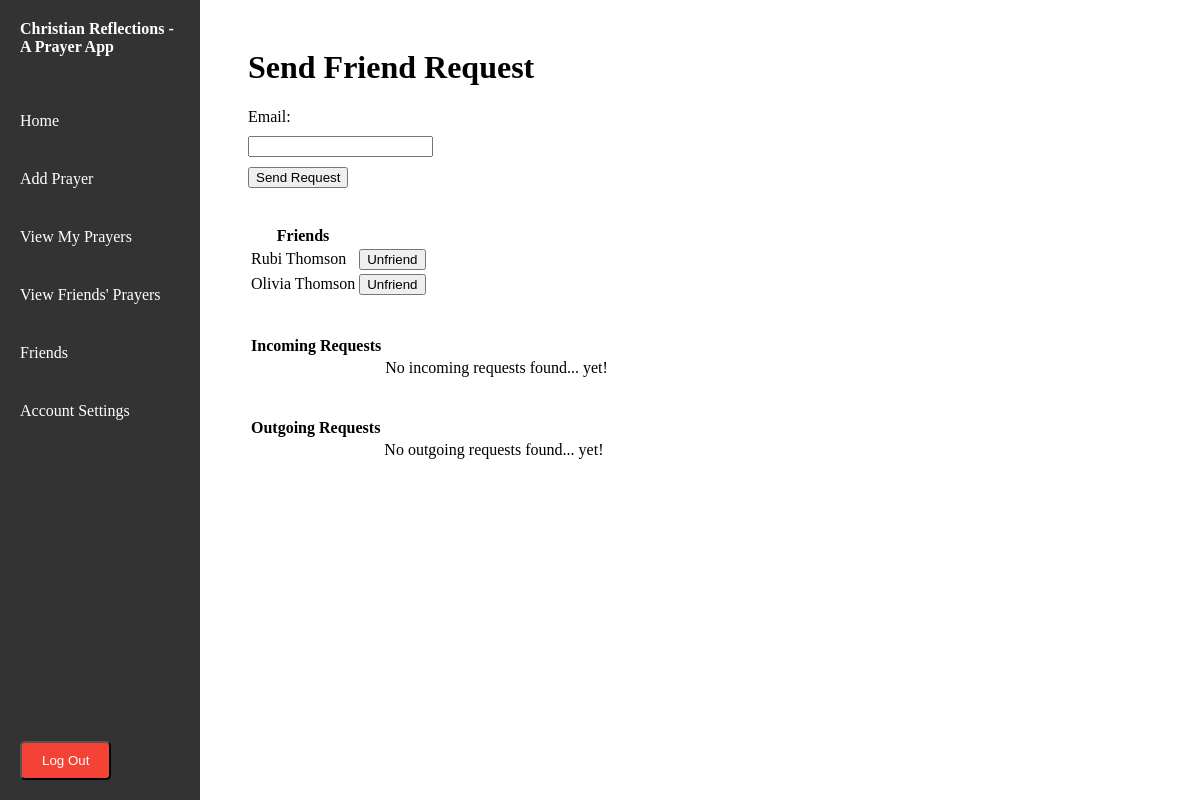
The page /friends (signed in) on the database its author committed.
### app.py (models this page shows, shortened)
class FriendRequest(db.Model):
    id = db.Column(db.Integer, primary_key=True)
    sender_id = db.Column(db.Integer, db.ForeignKey('user.id'), nullable=False)
    receiver_id = db.Column(db.Integer, db.ForeignKey('user.id'), nullable=False)
    status = db.Column(db.Enum('Pending', 'Accepted', 'Declined'), default='Pending', nullable=False)
    sent_at = db.Column(db.DateTime, default=current_utc_time)
    updated_at = db.Column(db.DateTime, onupdate=current_utc_time)
    sender = db.relationship('User', foreign_keys=[sender_id], backref='sent_friend_requests')
    receiver = db.relationship('User', foreign_keys=[receiver_id], backref='received_friend_requests')

class User(db.Model):
    id = db.Column(db.Integer, primary_key=True)
    firstname = db.Column(db.String(100), nullable=False)
    lastname = db.Column(db.String(100), nullable=False)
    email = db.Column(db.String(100), unique = True, nullable=False)
    password = db.Column(db.LargeBinary, nullable=False)
    timezone = db.Column(db.String(64), nullable=False, default='America/Chicago')
    thankfulness_length = db.Column(db.Integer, nullable=False,default=7)
    history = db.relationship('PrayerHistory', back_populates='user')

### app.py (the view, shortened to what this page needs)
@app.route('/friends', methods=['POST','GET'])
@login_required
def friends():
    friend_list = FriendRequest.query.filter_by(sender_id=current_user.id, status='Accepted').all()
    request_in_list = FriendRequest.query.filter_by(receiver_id=current_user.id, status='Pending').all()
    request_out_list = FriendRequest.query.filter_by(sender_id=current_user.id, status='Pending').all()
    tables = [
        {'heading': 'Friends', 'rows': friend_list, 'checkbox-name': 'selectedFriends'},
        {'heading': 'Incoming Requests', 'rows': request_in_list, 'checkbox_name': 'selectedRequest'},
        {'heading': 'Outgoing Requests', 'rows': request_out_list, 'checkbox_name': 'selectedRequest'}
    ]
    return render_template('friends.html', tables=tables)

### app.py (called while the page is built)
@login_manager.user_loader
def load_user(user_id):
    return db.session.get(User,int(user_id))

### templates/friends.html (shortened to what this page needs)
{% extends 'base.html' %}
{% block content %}
    <h1>Send Friend Request</h1>
    <form method="POST">
        <label for="email">Email:</label>
        <input type="email" id="email" name="email" required>
        <button type="submit">Send Request</button>
    </form>
    <br>
    <br>
    {% for table_data in tables %}
        <table class="friend-table">
            <thead>
                <tr>
                    <th>{{ table_data.heading }}</th>
                    <th></th>
                </tr>
            </thead>
            <tbody>
                {% if not table_data.rows %}
                <tr>
                    <th></th>
                    <td>No {{ table_data.heading|lower }} found... yet!</td>
                </tr>
                {% else %}
                    {% for row in table_data.rows %}
                        <tr class="friend">
                            {% if table_data.heading == 'Friends' %}
                                <td>{{ row.receiver.firstname }} {{ row.receiver.lastname }}</td>
                                <td>
                                    <form action="{{ url_for('cancel_or_unfriend', request_id=row.id) }}" method="POST">
                                        <button type="submit" class="edit-btn">Unfriend</button>
                                    </form>
                                </td>
                            {% endif %}
                        </tr>
                    {% endfor %}
                {% endif %}
            </tbody>
        </table>
        <br>
        <br>
    {% endfor %}
{% endblock %}

### static/css/styles.css (style rules this page uses)
label, input { display: block; margin-bottom: 10px; }

### rows shown on the page
FriendRequest: receiver.firstname "Rubi", receiver.lastname "Thomson"
FriendRequest: receiver.firstname "Olivia", receiver.lastname "Thomson"

### other values the page prints
{{ table_data.heading }} "Friends" "Incoming Requests" "Outgoing Requests"
{{ table_data.heading|lower }} "incoming requests" "outgoing requests"
